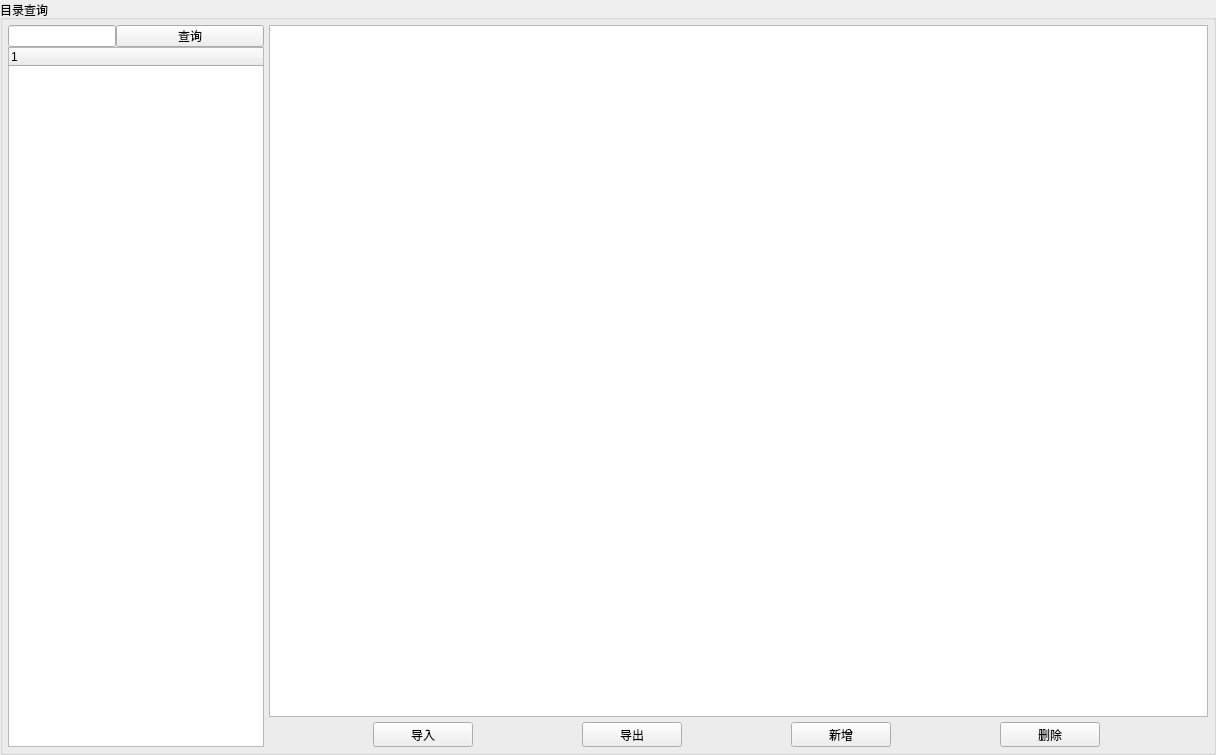
<?xml version="1.0" encoding="UTF-8"?>
<ui version="4.0">
 <class>Form</class>
 <widget class="QWidget" name="Form">
  <property name="geometry">
   <rect>
    <x>0</x>
    <y>0</y>
    <width>1216</width>
    <height>755</height>
   </rect>
  </property>
  <property name="windowTitle">
   <string>阵地工程</string>
  </property>
  <layout class="QHBoxLayout" name="horizontalLayout_5">
   <property name="spacing">
    <number>0</number>
   </property>
   <property name="leftMargin">
    <number>0</number>
   </property>
   <property name="topMargin">
    <number>0</number>
   </property>
   <property name="rightMargin">
    <number>0</number>
   </property>
   <property name="bottomMargin">
    <number>0</number>
   </property>
   <item>
    <widget class="QWidget" name="widget" native="true">
     <property name="sizePolicy">
      <sizepolicy hsizetype="Fixed" vsizetype="Preferred">
       <horstretch>0</horstretch>
       <verstretch>0</verstretch>
      </sizepolicy>
     </property>
     <property name="minimumSize">
      <size>
       <width>0</width>
       <height>755</height>
      </size>
     </property>
    </widget>
   </item>
   <item>
    <widget class="QGroupBox" name="groupBox_2">
     <property name="title">
      <string>目录查询</string>
     </property>
     <layout class="QGridLayout" name="gridLayout_2">
      <property name="leftMargin">
       <number>5</number>
      </property>
      <property name="topMargin">
       <number>5</number>
      </property>
      <property name="rightMargin">
       <number>5</number>
      </property>
      <property name="bottomMargin">
       <number>5</number>
      </property>
      <property name="spacing">
       <number>5</number>
      </property>
      <item row="0" column="0">
       <widget class="QWidget" name="wg_directory" native="true">
        <property name="sizePolicy">
         <sizepolicy hsizetype="Fixed" vsizetype="Preferred">
          <horstretch>0</horstretch>
          <verstretch>0</verstretch>
         </sizepolicy>
        </property>
        <layout class="QHBoxLayout" name="horizontalLayout_4">
         <property name="spacing">
          <number>0</number>
         </property>
         <property name="leftMargin">
          <number>0</number>
         </property>
         <property name="topMargin">
          <number>0</number>
         </property>
         <property name="rightMargin">
          <number>0</number>
         </property>
         <property name="bottomMargin">
          <number>0</number>
         </property>
         <item>
          <layout class="QHBoxLayout" name="horizontalLayout_3">
           <property name="spacing">
            <number>0</number>
           </property>
           <item>
            <layout class="QVBoxLayout" name="verticalLayout">
             <property name="spacing">
              <number>0</number>
             </property>
             <item>
              <layout class="QHBoxLayout" name="horizontalLayout" stretch="0,0">
               <property name="spacing">
                <number>0</number>
               </property>
               <item>
                <widget class="QLineEdit" name="le_first">
                 <property name="sizePolicy">
                  <sizepolicy hsizetype="Maximum" vsizetype="Fixed">
                   <horstretch>70</horstretch>
                   <verstretch>0</verstretch>
                  </sizepolicy>
                 </property>
                </widget>
               </item>
               <item>
                <widget class="QPushButton" name="pb_firstSelect">
                 <property name="sizePolicy">
                  <sizepolicy hsizetype="Ignored" vsizetype="Ignored">
                   <horstretch>0</horstretch>
                   <verstretch>0</verstretch>
                  </sizepolicy>
                 </property>
                 <property name="text">
                  <string>查询</string>
                 </property>
                </widget>
               </item>
              </layout>
             </item>
             <item>
              <widget class="QTreeWidget" name="tw_first">
               <column>
                <property name="text">
                 <string notr="true">1</string>
                </property>
               </column>
              </widget>
             </item>
            </layout>
           </item>
           <item>
            <layout class="QVBoxLayout" name="verticalLayout_3">
             <property name="spacing">
              <number>0</number>
             </property>
            </layout>
           </item>
          </layout>
         </item>
        </layout>
       </widget>
      </item>
      <item row="0" column="1">
       <layout class="QVBoxLayout" name="verticalLayout_4">
        <item>
         <widget class="QTableWidget" name="tw_result">
          <property name="minimumSize">
           <size>
            <width>400</width>
            <height>200</height>
           </size>
          </property>
         </widget>
        </item>
        <item>
         <layout class="QHBoxLayout" name="horizontalLayout_7">
          <item>
           <widget class="QToolButton" name="tb_input">
            <property name="minimumSize">
             <size>
              <width>50</width>
              <height>25</height>
             </size>
            </property>
            <property name="maximumSize">
             <size>
              <width>100</width>
              <height>25</height>
             </size>
            </property>
            <property name="text">
             <string>导入</string>
            </property>
           </widget>
          </item>
          <item>
           <widget class="QToolButton" name="tb_output">
            <property name="minimumSize">
             <size>
              <width>50</width>
              <height>25</height>
             </size>
            </property>
            <property name="maximumSize">
             <size>
              <width>100</width>
              <height>25</height>
             </size>
            </property>
            <property name="text">
             <string>导出</string>
            </property>
           </widget>
          </item>
          <item>
           <widget class="QToolButton" name="tb_add">
            <property name="minimumSize">
             <size>
              <width>50</width>
              <height>25</height>
             </size>
            </property>
            <property name="maximumSize">
             <size>
              <width>100</width>
              <height>25</height>
             </size>
            </property>
            <property name="text">
             <string>新增</string>
            </property>
           </widget>
          </item>
          <item>
           <widget class="QToolButton" name="tb_delete">
            <property name="minimumSize">
             <size>
              <width>50</width>
              <height>25</height>
             </size>
            </property>
            <property name="maximumSize">
             <size>
              <width>100</width>
              <height>25</height>
             </size>
            </property>
            <property name="text">
             <string>删除</string>
            </property>
           </widget>
          </item>
         </layout>
        </item>
       </layout>
      </item>
     </layout>
    </widget>
   </item>
  </layout>
 </widget>
 <resources/>
 <connections/>
</ui>
